Frame 1 (no input): blank canvas, image omitted
Frame 60 (the mouse pressed at the canvas centre just before this capture): blank canvas, image omitted
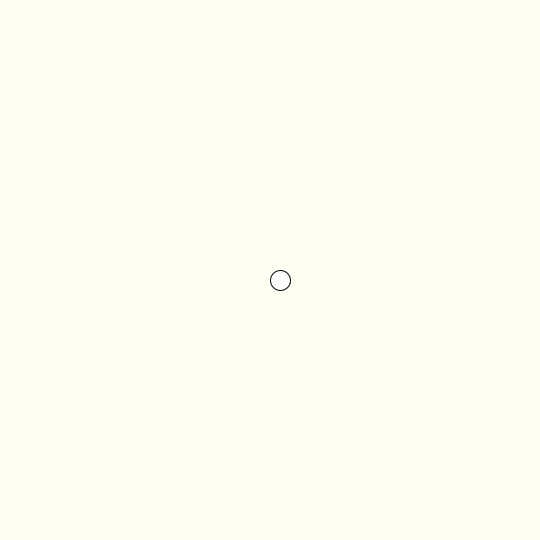
Frame 120 (the mouse held since frame 60 and released just before this capture)

The Processing sketch whose frames 1 and 60 were blank and that drew this single picture after the mouse press (run headless with seeded random() and noise(); from frame 60 on, the mouse is pressed at the canvas centre):

// Processing sketch: week12_9_3_chrome_dino_game_over
// ── week12_9_3_chrome_dino_game_over.pde
//要能橫向捲軸移動
PImage imgBG;
float []stoneX=new float[20];
void setup(){
  size(540,540);
  stoneX[0] = random(540, 1000);
  for(int i=1; i<20; i++){
    stoneX[i]=stoneX[i-1]+random(100,200);
  }
}
int shift=0;
int dinoX=280, dinoY=280;
int stage=1;//1: start, 2: playing, 3: game over
void draw(){
  if(stage==1){
    background(255,255,0);
    if(mousePressed) stage=2;
  }else if(stage==2){
    background(#FFFFF2);
    for(int i=0; i<20; i++){
      rect(stoneX[i]-shift, 280, 20,20);
      if( stoneX[i]-shift < -20 ){ //recycle
        stoneX[i] = stoneX[(i-1+20)%20]+random(100,200);
      }
      if( dist(dinoX,dinoY, stoneX[i]-shift, 280) < 20 ){
        stage = 3;//game over
      }
    }
    ellipse(dinoX, dinoY, 20,20);
    shift +=4;
  }else if(stage==3){
    background(255,0,0);
  }
}
